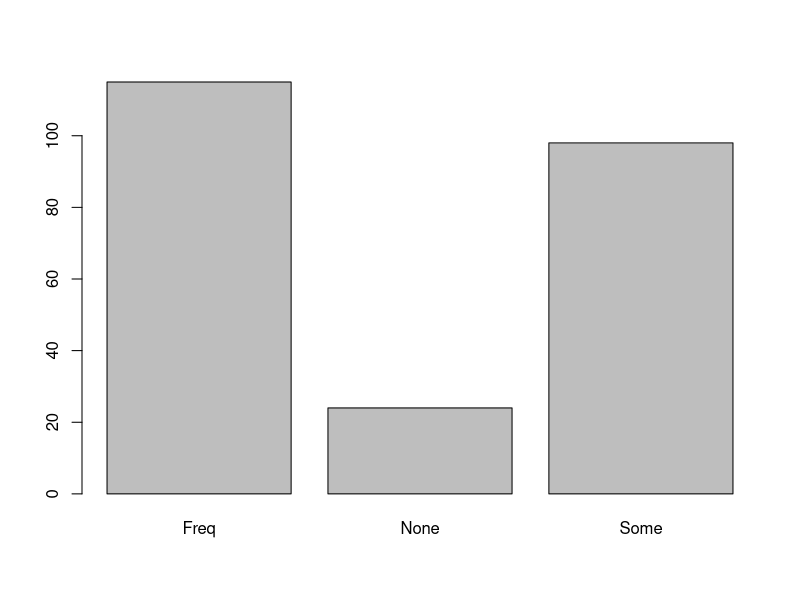
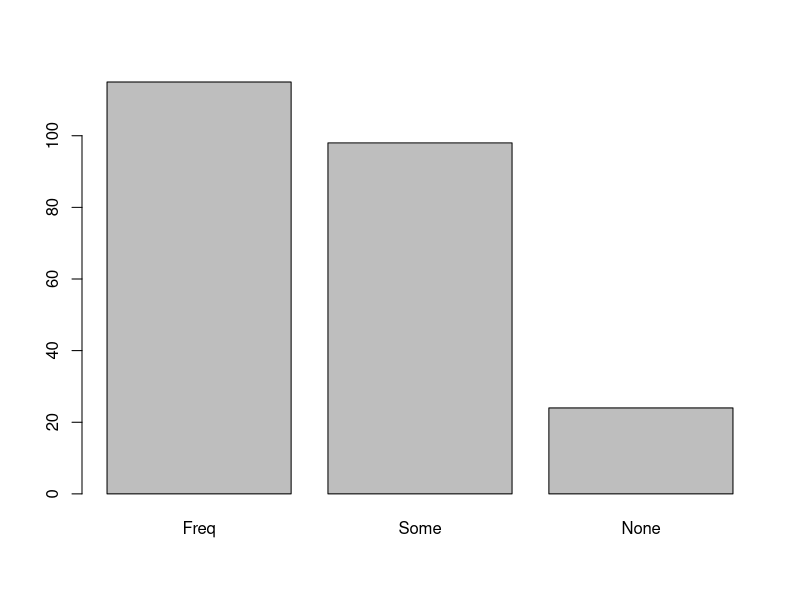
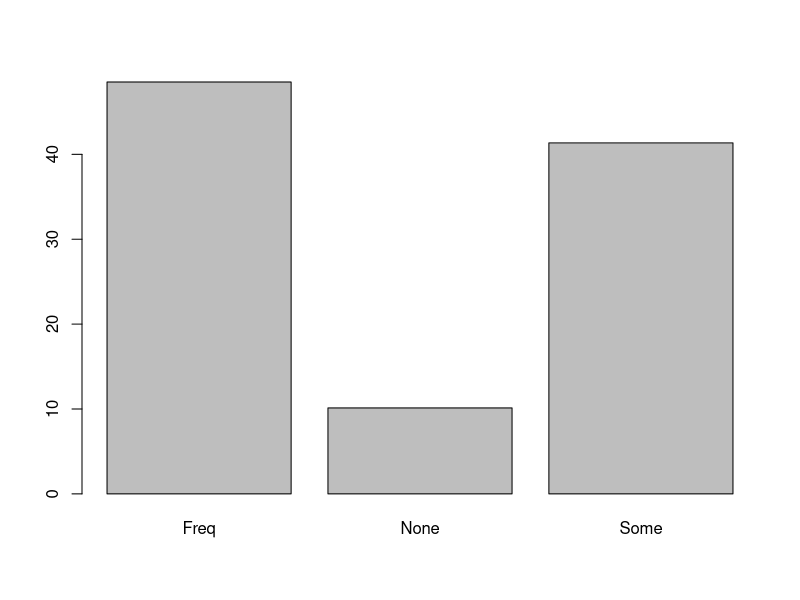
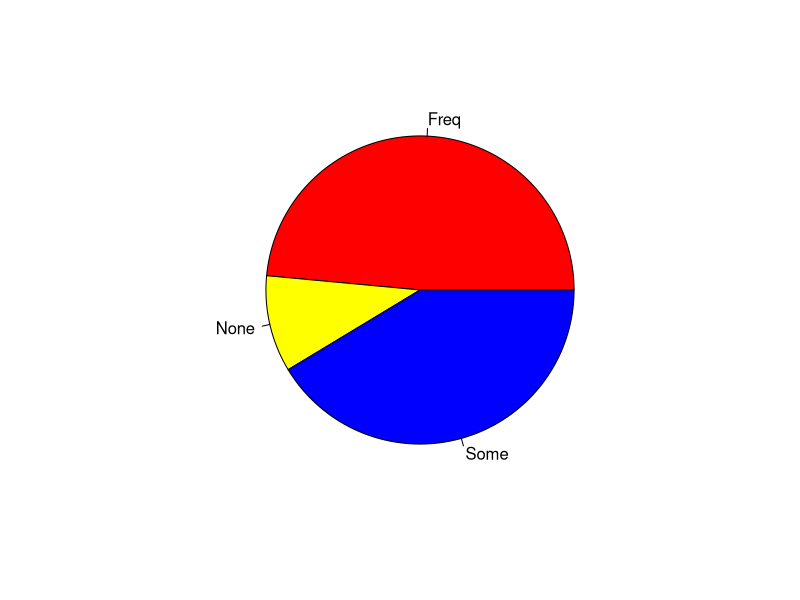
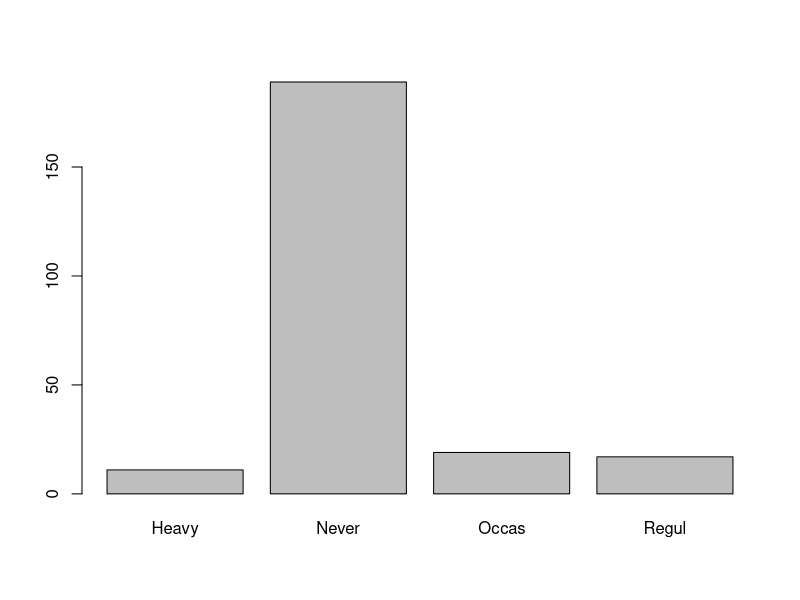
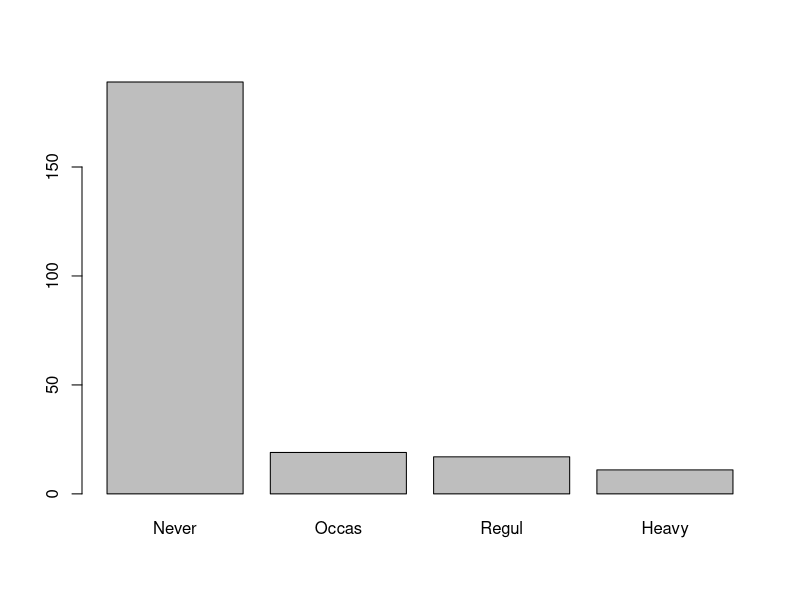
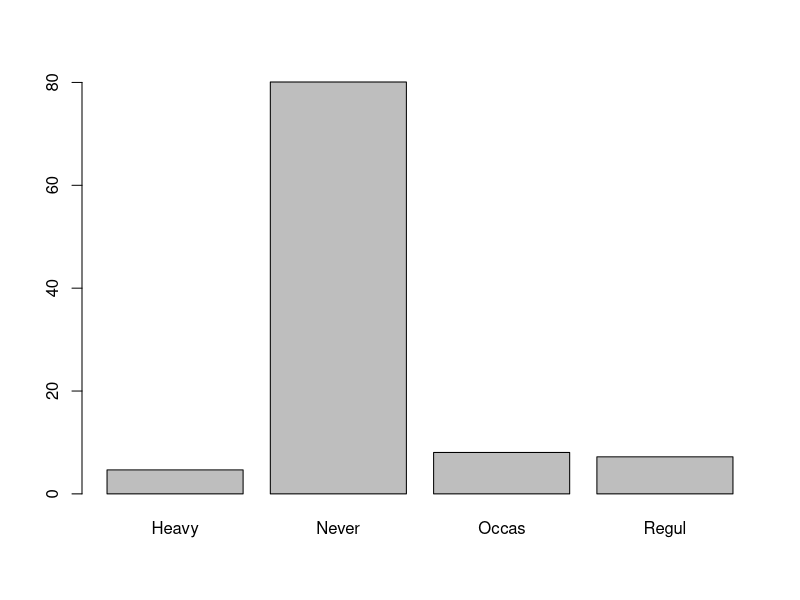
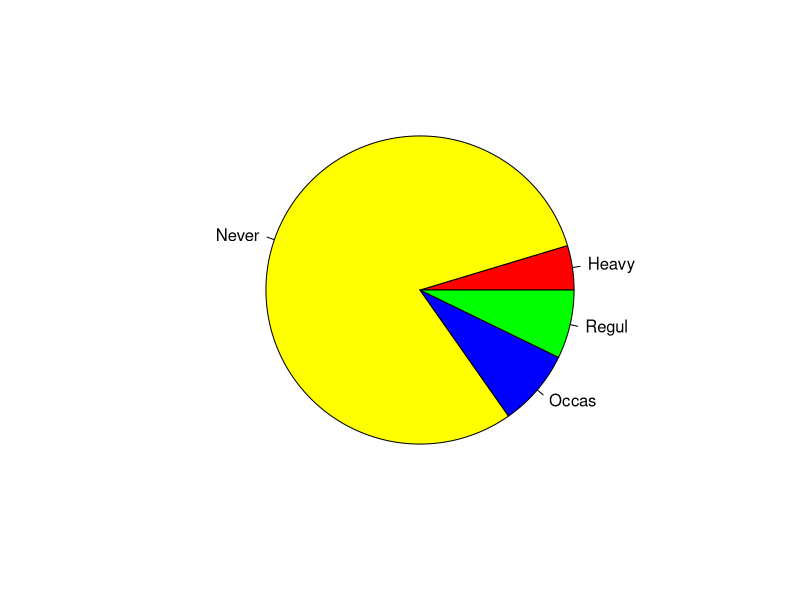

R code for these plots, in order:
library(MASS)
data(survey)


# Task 39
task39_table <- table(survey$Exer)
task39_sort <- sort(task39_table, decreasing=T)
task39_prop <- 100 * prop.table(table(survey$Exer))
barplot(task39_table)
barplot(task39_sort)
barplot(task39_prop)
pie(task39_table, col=c("red", "yellow", "blue"))


# Task 40
task40_table <- table(survey$Smoke)
task40_sort <- sort(task40_table, decreasing=T)
task40_prop <- 100 * prop.table(table(survey$Smoke))
barplot(task40_table)
barplot(task40_sort)
barplot(task40_prop)
pie(task40_table, col=c("red", "yellow", "blue", "green"))


attach(survey)


# Task 41
task41_A <- (100 * prop.table(table(Smoke, useNA="ifany")))["Never"]
# solution: ~79.74 %
task41_B <- table(Smoke, Exer)["Never", "Freq"]
# solution: 87
task41_C <- (100 * prop.table(table(Smoke, Exer)))["Never", "Freq"]
# solution: ~36.86 %
task41_D <- (100 * prop.table(table(Smoke, Exer), margin=1))["Never", "Freq"]
# solution:: ~46.03 %
task41_E <- (100 * prop.table(table(Exer, Smoke), margin=1))["Freq", "Never"]
# solution:: ~75.65 %


# Task 42
barplot(
  (100 * prop.table(table(Smoke, Exer), margin=2)),
  legend=T,
  xlim=c(0, 5),
  args.legend=list(x="right")
)


# Task 43
barplot(
  (100 * prop.table(table(Exer, Smoke), margin=2)),
  legend=T
)


# Task 44
stripchart(
  Pulse,
  method="stack",
  pch=10,
  offset=1.7,
  col="red",
  xlim=c(30, 110),
  ylim=c(1, 1.2),
  lwd=2.5
)


# Task 45
hist(Age, 
  breaks=seq(16, 73, 1),
  col="yellow"
)
